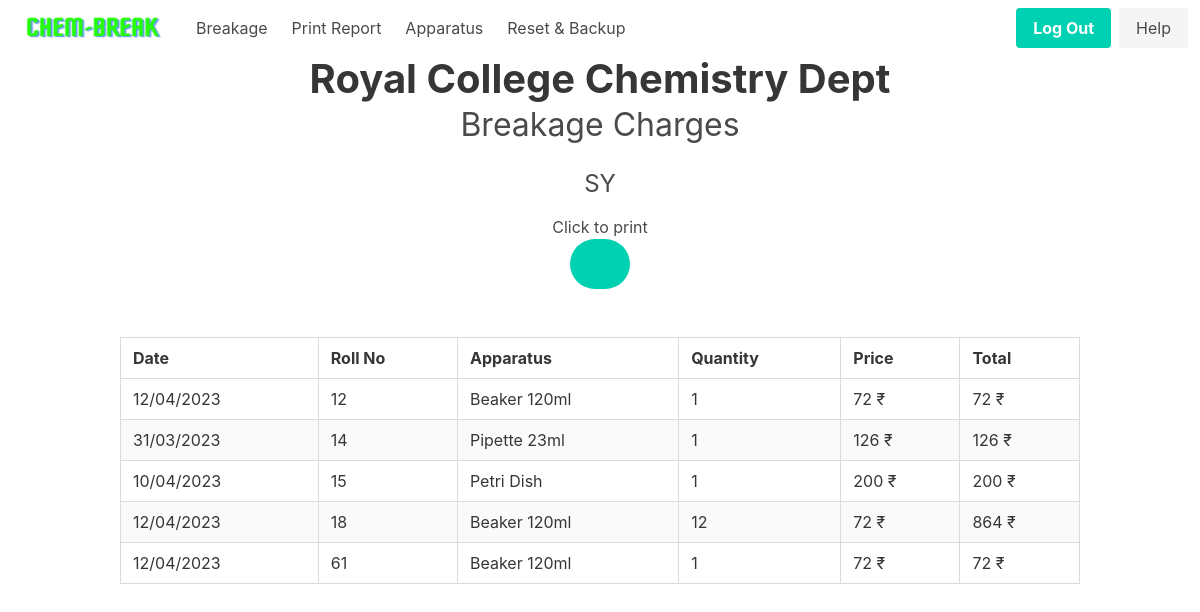
Page /test/home/records/sy (signed in) on the committed database.
### app/models.py (models this page shows, shortened)
class Student(db.Model):
    __tablename__ = "student"
    id = db.Column(db.Integer, primary_key=True)
    unique_id = db.Column(db.String(100), unique=True, nullable=False)
    roll_no = db.Column(db.String(10), nullable=False)
    class_ = db.Column(db.String(10), nullable=False)
    section = db.Column(db.String(10), nullable=False, default="Chemistry")
    total_amount = db.relationship('Bank', backref='student', lazy=True)

### app/routes.py (the view)
@main.route("/test/home/records/<string:class_name>")
@login_required
def test_class_records(class_name):
    valid_classes = ['fy', 'sy', 'ty']
    if class_name.lower() not in valid_classes:
        abort(404)
    class_students = Student.query.filter_by(class_=class_name.lower()).all()
    view_records = []
    for student in class_students:
        breakages = Breakage.query.join(Apparatus).filter(
            and_(Breakage.student_unique_id == student.unique_id)).all()
        for breakage in breakages:
            view_record = ViewRecord(
                date=breakage.date.strftime('%d/%m/%Y'),
                roll_no=student.roll_no,
                class_=student.class_,
                section=student.section,
                apparatus=breakage.apparatus.name + " " + breakage.apparatus.size,
                quantity=breakage.quantity,
                price=breakage.apparatus.price,
                total_ammount=breakage.quantity * breakage.apparatus.price
            )
            view_records.append(view_record)
    sorted_records = sorted(view_records, key=lambda x: x.roll_no)
    return render_template('class_records.html', records=sorted_records, class_name=class_name.upper())

### app/__init__.py (called while the page is built)
def create_app(config=None):
    app = Flask(__name__)
    if config:
        app.config.from_object(config)
    db.init_app(app)
    login_manager = LoginManager()
    login_manager.login_view = 'auth.login'
    login_manager.init_app(app)
    with app.app_context():
        from app.models import User, Breakage, Student, Apparatus, Record, Bank
        db.create_all()
    migrate.init_app(app, db)
    from app.models import User
    @login_manager.user_loader
    def load_user(user_id):
        return User.query.get(int(user_id))
    from .auth import auth as auth_blueprint
    app.register_blueprint(auth_blueprint)
    from .routes import main as main_blueprint
    app.register_blueprint(main_blueprint)
    return app

### app/templates/class_records.html (shortened to what this page needs)
{% extends 'nav_base.html' %}
{% block content %}
<div class="container">
    <div class="columns is-vcentered is-center">
        <div class="column">
            <h1 class="title is-2 has-text-centered has-text-weight-bold">Royal College Chemistry Dept</h1>
            <h2 class="subtitle is-3 has-text-centered">Breakage Charges</h2>
            <h3 class="subtitle is-4 has-text-centered">{{ class_name }}</h3>
        </div>
    </div>
</div>
<div class="has-text-centered no-print mt-4">
    <h2>Click to print</h2>
    <a class="button is-primary is-medium is-rounded is-fixed-bottom-right" href="#"
        onclick="window.print(); return false;">
        <span class="icon">
            <i class="fas fa-print"></i>
        </span>
    </a>
</div>
<div class="container mt-6">
    <table class="table is-bordered is-striped is-hoverable is-fullwidth">
        <thead>
            <tr>
                <th>Date</th>
                <th>Roll No</th>
                <th>Apparatus</th>
                <th>Quantity</th>
                <th>Price</th>
                <th>Total</th>
            </tr>
        </thead>
        <tbody>
            {% for record in records %}
            <tr>
                <td>{{ record.date }}</td>
                <td>{{ record.roll_no }}</td>
                <td>{{ record.apparatus }}</td>
                <td>{{ record.quantity }}</td>
                <td>{{ record.price }} ₹</td>
                <td>{{ record.total_ammount }} ₹</td>
            </tr>
            {% endfor %}
        </tbody>
    </table>
</div>
{% endblock %}

### app/static/css/all.css (style rules this page uses)
.fa, .fas, .far, .fal, .fad, .fab { -moz-osx-font-smoothing: grayscale; -webkit-font-smoothing: antialiased; display: inline-block; font-style: normal; font-variant: normal; text-rendering: auto; line-height: 1; }
.fa-print:before { content: "\f02f"; }
.fa, .fas { font-family: 'Font Awesome 5 Free'; font-weight: 900; }

### rows in the picture
Student: date "12/04/2023", roll_no "12", apparatus "Beaker 120ml", quantity "1", price "72", total_ammount "72"
Student: date "31/03/2023", roll_no "14", apparatus "Pipette 23ml", quantity "1", price "126", total_ammount "126"
Student: date "10/04/2023", roll_no "15", apparatus "Petri Dish", quantity "1", price "200", total_ammount "200"
Student: date "12/04/2023", roll_no "18", apparatus "Beaker 120ml", quantity "12", price "72", total_ammount "864"
Student: date "12/04/2023", roll_no "61", apparatus "Beaker 120ml", quantity "1", price "72", total_ammount "72"

### other values in the picture
{{ class_name }} "SY"
